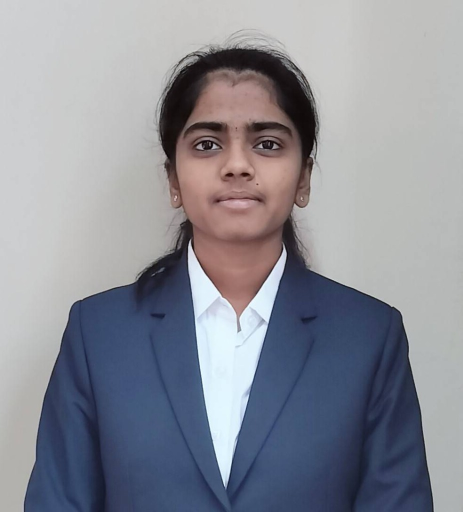
#> input picture assets/profile.jpg, 925 x 1024 px (shown at 1/2 size)
$ python generate_profile.py
#> lines starting #> are read from the running program, lines starting #| are printed output that depends on the picture; after the words box and inside, x2 and y2 are one past the last pixel; in counts of white or black regions, pixels touching at a corner belong together
import os
import sys
import math
import numpy as np
from PIL import Image, ImageOps, ImageFilter, ImageEnhance
from scipy import ndimage
from scipy.spatial.distance import cdist

def fmt_num(val):
    s = f"{val:.1f}"
    return s[:-2] if s.endswith(".0") else s

def main():
    print("=== GitHub Profile Banner Generator ===")

    workspace_dir = os.path.dirname(os.path.abspath(__file__))
    img_path = os.path.join(workspace_dir, "assets", "profile.jpg")

    if not os.path.exists(img_path):
        print(f"Error: Image not found at {img_path}")
        sys.exit(1)

    print(f"Loading reference photo: {img_path}")
    im = Image.open(img_path)
#> im is the input picture: PIL image 925x1024 RGB; mean R, G, B 139.4, 141.5, 150.8
    w_orig, h_orig = im.size

    # -------------------------------------------------------------
    # 1. Framing & Preprocessing
    # -------------------------------------------------------------
    print("Step 1: Framing head & shoulders (300x340)...")
    crop_top = int(h_orig * 0.08)
    crop_bottom = int(h_orig * 0.75)
    crop_h = crop_bottom - crop_top
    crop_w = int(crop_h * (300.0 / 340.0))
    crop_left = int((w_orig - crop_w) / 2)
    crop_right = crop_left + crop_w

    cropped = im.crop((crop_left, crop_top, crop_right, crop_bottom))
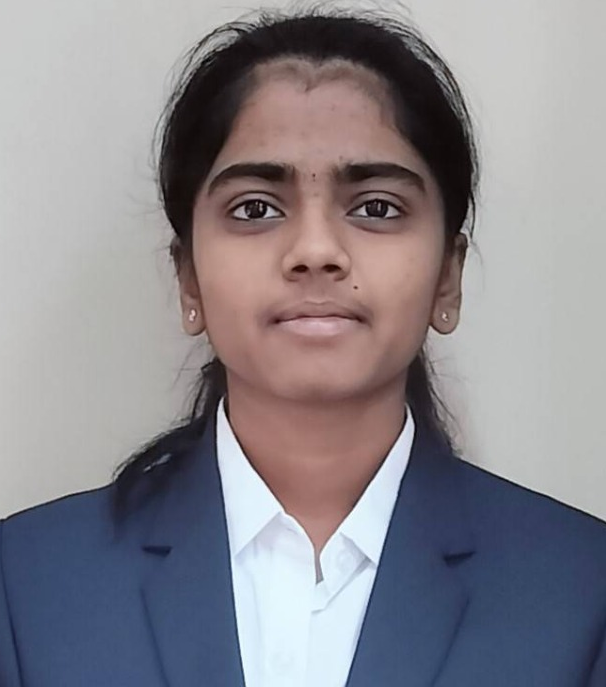
#> cropped: PIL image 606x687 RGB; mean R, G, B 137.9, 134.5, 140.8
    resized = cropped.resize((300, 340), Image.Resampling.LANCZOS)

    # High-precision background extraction (eliminates wall shadows and side artifacts):
    arr_rgb = np.array(resized).astype(np.float32)
    grays = np.mean(arr_rgb, axis=-1)
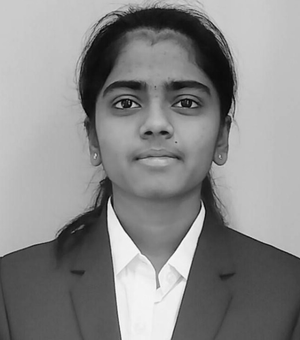
#> grays: shape (340, 300) float32; min 1.67, max 251.3, mean 137.7
    diffs = np.max(arr_rgb, axis=-1) - np.min(arr_rgb, axis=-1)
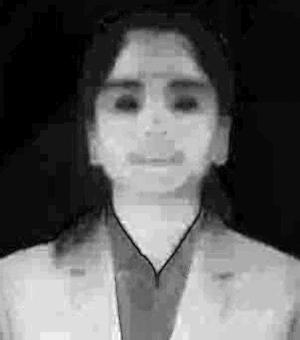
#> diffs: shape (340, 300) float32; min 0, max 62, mean 22.4; drawn with min black and max white
    is_wall = (grays > 150.0) & (diffs < 12.0)
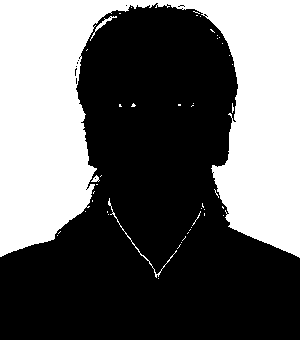
#> is_wall: shape (340, 300) bool; 39.3% white; 47 white regions (43 under 20 px), largest, box (x1, y1, x2, y2) and area: (0, 0, 300, 258) 39691, (108, 198, 177, 278) 159, (90, 16, 117, 41) 89, (91, 175, 100, 182) 34

    labeled_bg, num_bg = ndimage.label(is_wall)
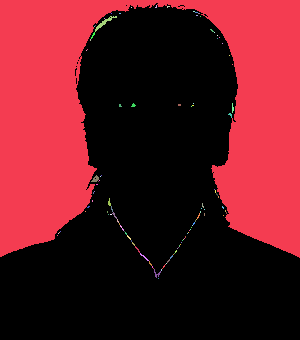
#> labeled_bg: shape (340, 300) int32; 115 distinct labels, from 0 to 114; one colour per label, 0 black
#> num_bg = 114
    border_labels = set(labeled_bg[0, :]).union(set(labeled_bg[:, 0])).union(set(labeled_bg[:, -1]))
#> border_labels = 2 items
    border_labels.discard(0)
    true_bg = np.isin(labeled_bg, list(border_labels))
#> true_bg: shape (340, 300) bool; 38.9% white; 1 white region, box (x1, y1, x2, y2) and area: (0, 0, 300, 258) 39662

    subject_mask = ~true_bg
    subject_mask = ndimage.binary_fill_holes(subject_mask)

    # Contrast 1.25x, autocontrast(cutoff=1) + UnsharpMask(radius=2, percent=130)
    gray = ImageOps.autocontrast(resized.convert('L'), cutoff=1)
    contrast_img = ImageEnhance.Contrast(gray).enhance(1.25)
    preprocessed = contrast_img.filter(ImageFilter.UnsharpMask(radius=2, percent=130))
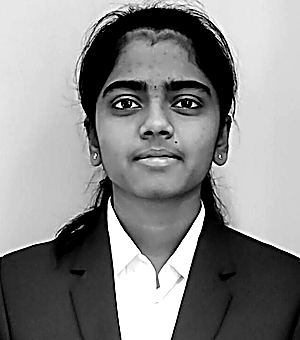
#> preprocessed: PIL image 300x340 L; min 0, max 255, mean 137
    img_arr = np.array(preprocessed, dtype=np.float32)

    # -------------------------------------------------------------
    # 2. 1-bit Floyd-Steinberg Dither (Serpentine Order)
    # -------------------------------------------------------------
    print("Step 2: Performing Floyd-Steinberg dither (serpentine)...")
    H, W = img_arr.shape

    def run_dither(img_data, mask=None, invert=False):
#> called with invert = False
        arr = (255.0 - img_data.copy()) if invert else img_data.copy()
        output = np.zeros((H, W), dtype=np.uint8)

        for y in range(H):
            if y % 2 == 0:
                x_range = range(W)
                direction = 1
            else:
                x_range = range(W - 1, -1, -1)
                direction = -1

            for x in x_range:
                if mask is not None and not mask[y, x]:
                    arr[y, x] = 0
                    continue

                old_val = arr[y, x]
                new_val = 255.0 if old_val >= 128.0 else 0.0
                output[y, x] = 1 if new_val == 255.0 else 0
                err = old_val - new_val

                # distribute error (7/16, 3/16, 5/16, 1/16)
                if 0 <= x + direction < W and (mask is None or mask[y, x + direction]):
                    arr[y, x + direction] += err * (7.0 / 16.0)
                if y + 1 < H:
                    if 0 <= x - direction < W and (mask is None or mask[y + 1, x - direction]):
                        arr[y + 1, x - direction] += err * (3.0 / 16.0)
                    if mask is None or mask[y + 1, x]:
                        arr[y + 1, x] += err * (5.0 / 16.0)
                    if 0 <= x + direction < W and (mask is None or mask[y + 1, x + direction]):
                        arr[y + 1, x + direction] += err * (1.0 / 16.0)
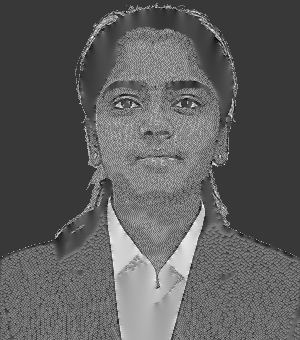
#> arr: shape (340, 300) float32; min -101.4, max 353.9, mean 65.6; drawn with min black and max white
#> output: shape (340, 300); values 0 (black) and 1 (white), 21.2% white; 3781 white regions (3768 under 20 px), largest, box (x1, y1, x2, y2) and area: (81, 27, 220, 340) 16314, (81, 15, 118, 58) 181, (199, 17, 235, 71) 115

        return output

    dark_dots = run_dither(img_arr, mask=subject_mask, invert=False)
    light_dots = run_dither(img_arr, mask=subject_mask, invert=True)
#> (the rest of the program and of its run is left out)
